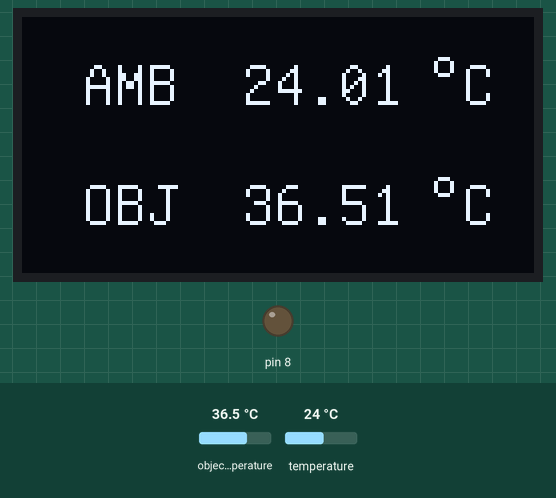
Recording of a sketch running on a simulated Arduino Uno, built with avr-gcc and run on an emulated ATmega328P. On the bench: 128×64 one-colour display, output pins drawn as LEDs (lit = HIGH). The test bench sets the inputs (shaded band); at power-on: object temperature 36.5 °C, temperature 24 °C. What the sketch prints to the serial monitor is not drawn.

Above: at 6.4 s.
6.5 s: object temperature set to 20 °C
At 8.3 s:
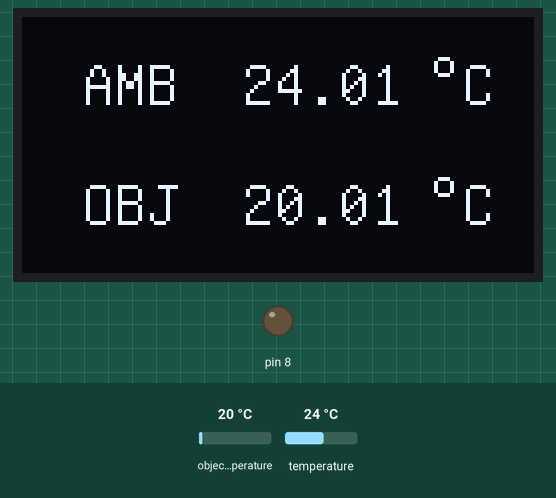
9.4 s: temperature set to 12 °C
At 11.5 s:
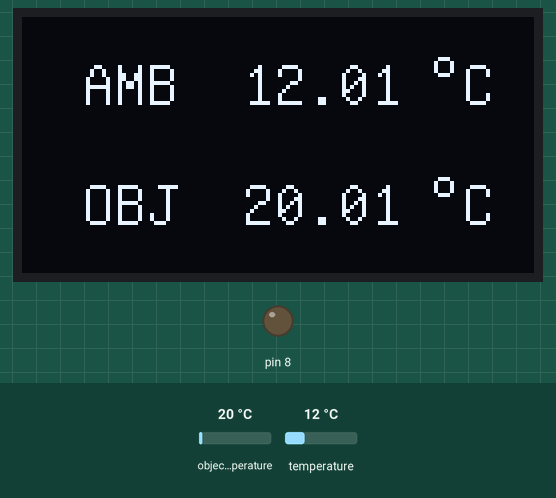
11.9 s: object temperature set to 26 °C
At 13.3 s:
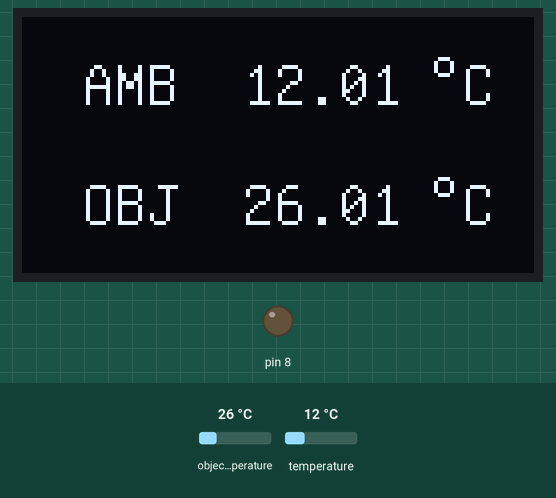
14.3 s: temperature set to 19 °C
At 16.2 s:
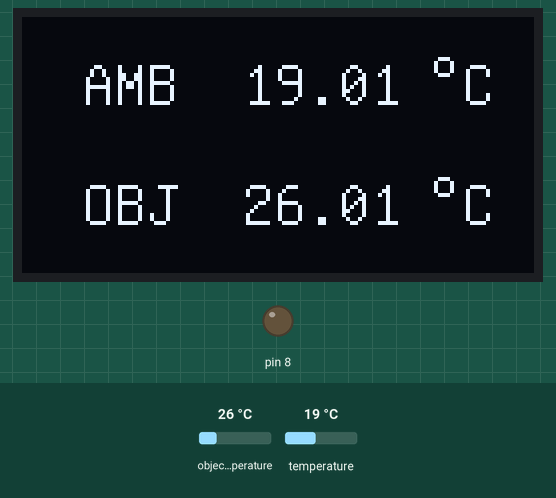
16.8 s: object temperature set to 44 °C
At 19.2 s:
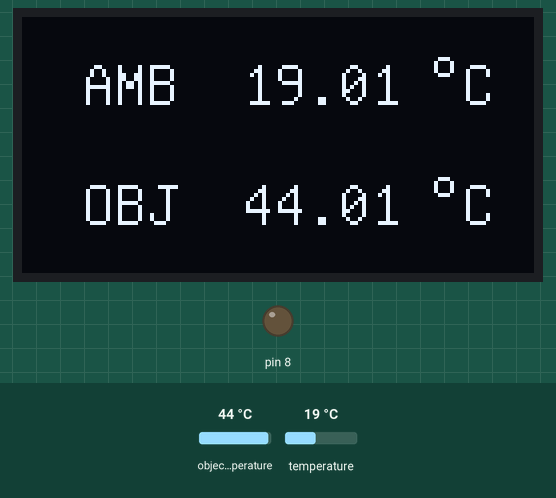
Timing chart, 0 to 20.3 s (numbered marks = the images above; inputs shaded):
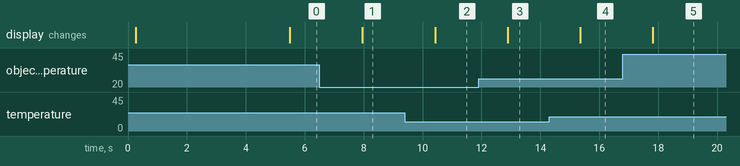

The sketch:

code.ino
```cpp
#include <Wire.h> //To allow communication with i2c  devices
#include <Adafruit_MLX90614.h>
#include <Adafruit_GFX.h> //provides graphic functions  for OLED Display
#include "U8glib.h"
//#define SCREEN_WIDTH 128    // OLED display width, in pixels
//#define SCREEN_HEIGHT 64    // OLED display height, in pixels
//#define OLED_RESET -1       // Reset pin # (or -1 if sharing Arduino reset pin)
U8GLIB_SSD1306_128X64 u8g(U8G_I2C_OPT_NONE | U8G_I2C_OPT_DEV_0);  //To initialize display
Adafruit_MLX90614 mlx = Adafruit_MLX90614();
double temp_amb;
double temp_obj;
void draw(double obj, double amb) {
  // graphic commands to redraw the complete screen should be placed here
  u8g.setFont(u8g_font_unifont);
  // For ambient temperature
  u8g.drawStr(15, 22, "AMB"); //will print  AMB at (15,22) position
  u8g.setPrintPos(55, 22); //Set the pointer to (55,22)
  u8g.print(amb);
  u8g.drawCircle(105, 12, 2);
  u8g.drawStr(110, 22, "C");
  // For object temprature
  u8g.drawStr(15, 52, "OBJ");
  u8g.setPrintPos(55, 52);
  u8g.print(obj);
  u8g.drawCircle(105, 42, 2);
  u8g.drawStr(110, 52, "C");
}
void initial(void) {
  // graphic commands to redraw the complete screen should be placed here
  u8g.setFont(u8g_font_unifont);
  u8g.drawStr(20, 22, "Thermometer");
  u8g.drawStr(15, 52, "Initializing");
}
void setup(void) {
  Serial.begin(9600); //This starts serial communication, so that the Arduino can send out commands through the USB connection.
  mlx.begin();  //Initialize MLX90614
  Serial.begin(9600);
  // assign default color value
  if (u8g.getMode() == U8G_MODE_R3G3B2) {
    u8g.setColorIndex(255);  // white
  } else if (u8g.getMode() == U8G_MODE_GRAY2BIT) {
    u8g.setColorIndex(3);  // max intensity
  } else if (u8g.getMode() == U8G_MODE_BW) {
    u8g.setColorIndex(1);  // pixel on
  } else if (u8g.getMode() == U8G_MODE_HICOLOR) {
    u8g.setHiColorByRGB(255, 255, 255);
  }
  pinMode(8, OUTPUT);
  Serial.println("Temperature Sensor MLX90614");
  u8g.firstPage();
  do {
    initial();
  } while (u8g.nextPage());
  delay(5000);
}
void loop() {
  //Reading room temperature and object temp
  //for reading Fahrenheit values, use
  //mlx.readAmbientTempF() , mlx.readObjectTempF() )
  temp_amb = mlx.readAmbientTempC();
  temp_obj = mlx.readObjectTempC();
  //Serial Monitor
  Serial.print("Room Temp = ");
  Serial.println(temp_amb);
  Serial.print("Object temp = ");
  Serial.println(temp_obj);
  u8g.firstPage();
  do {
    draw(temp_obj, temp_amb);
  } while (u8g.nextPage());
  // rebuild the picture after some delay
  //delay(50);
  delay(1000);
}
```

Measured:
- after the input at 6.5 s, the display: changes after 1.5 s (image 1)
- after the input at 9.4 s, the display: changes after 1.0 s (image 2)
- after the input at 11.9 s, the display: changes after 0.99 s (image 3)
- after the input at 14.3 s, the display: changes after 1.1 s (image 4)
- after the input at 16.8 s, the display: changes after 1.0 s (image 5)
